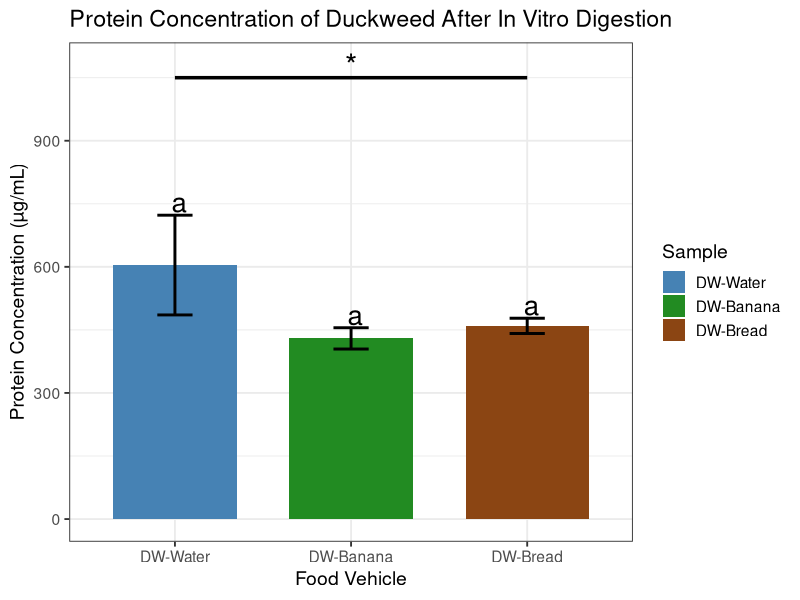

R code for this plot:
#This Code is made by Maruf Raihan for bradford data statistical analysis and visual presentation

library(emmeans)
library(multcomp)
library(multcompView)
library(ggplot2)

# ---------------------------------------------------------
# 1. RAW DATA
# ---------------------------------------------------------
df <- data.frame(
  Sample = factor(rep(c("DW-Water", "DW-Banana", "DW-Bread"), each = 3),
                  levels = c("DW-Water", "DW-Banana", "DW-Bread")),
  Protein = c(
    639.00, 472.04, 701.52,   # DW-Water
    400.72, 441.69, 447.00,   # DW-Banana
    448.05, 480.52, 450.14    # DW-Bread
  )
)

# ---------------------------------------------------------
# 2. DESCRIPTIVE STATS
# ---------------------------------------------------------
df_stats <- aggregate(Protein ~ Sample, df, function(x) {
  c(Mean = mean(x), SD = sd(x), CV = sd(x)/mean(x)*100)
})

df_stats <- do.call(data.frame, df_stats)
names(df_stats) <- c("Sample", "Mean", "SD", "CV")

# ---------------------------------------------------------
# 3. ANOVA + TUKEY
# ---------------------------------------------------------
model <- aov(Protein ~ Sample, data = df)
emm <- emmeans(model, ~ Sample)
tukey <- summary(pairs(emm, adjust = "tukey"))

# ---------------------------------------------------------
# 4. Tukey LETTERS
# ---------------------------------------------------------
cld_out <- suppressMessages(
  cld(emm, Letters = letters, adjust = "tukey")
)

df_plot <- merge(df_stats, cld_out[, c("Sample", ".group")], by = "Sample")

# ---------------------------------------------------------
# 5. BASE PLOT
# ---------------------------------------------------------
p_bradford <- ggplot(df_plot, aes(x = Sample, y = Mean, fill = Sample)) +
  geom_col(width = 0.7) +
  geom_errorbar(aes(ymin = Mean - SD, ymax = Mean + SD),
                width = 0.2, linewidth = 1) +
  geom_text(aes(label = .group, y = Mean + SD + 30), size = 7) +
  
  scale_fill_manual(
    values = c("DW-Water" = "steelblue",
               "DW-Banana" = "forestgreen",
               "DW-Bread" = "saddlebrown")
  ) +
  
  theme_bw(base_size = 14) +
  labs(
    title = "Protein Concentration of Duckweed After In Vitro Digestion",
    x = "Food Vehicle",
    y = "Protein Concentration (µg/mL)"
  )

# ---------------------------------------------------------
# 6. SINGLE ANOVA BRACKET ACROSS ALL THREE BARS
# ---------------------------------------------------------
p_bradford <- p_bradford +
  annotate("segment", x = 1, xend = 3, y = 1050, yend = 1050, linewidth = 1.2) +
  annotate("text", x = 2, y = 1080, label = "*", size = 8)

# ---------------------------------------------------------
# 7. PRINT
# ---------------------------------------------------------
print(p_bradford)
